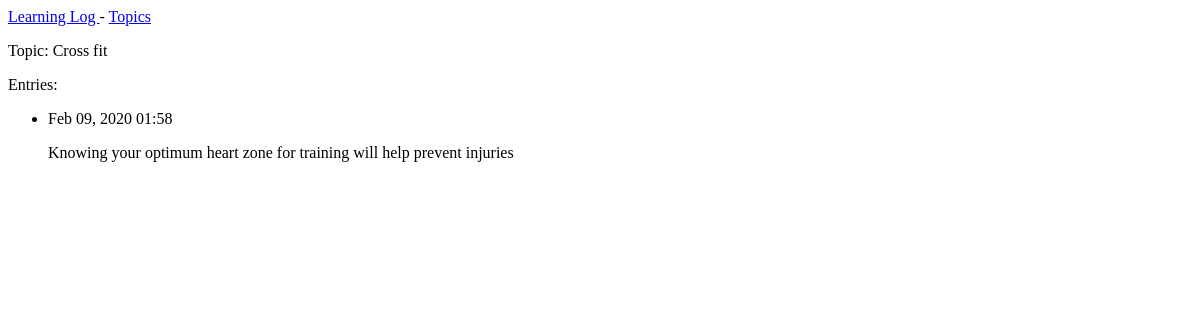
Before: /topics/2/ with the older database file.
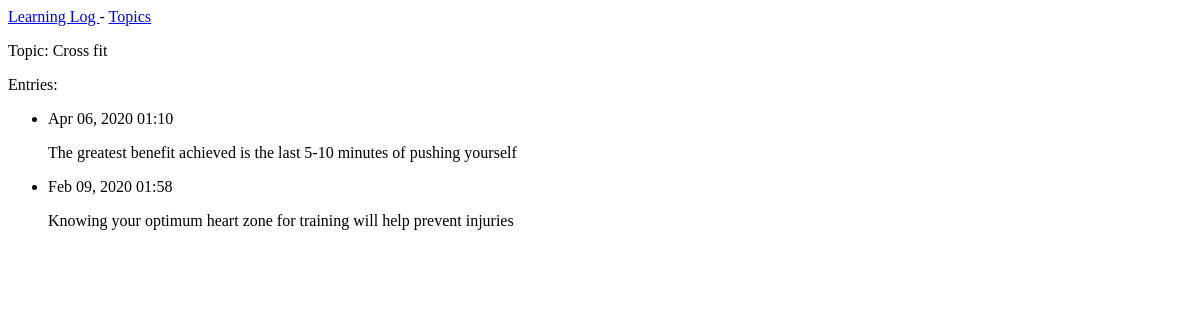
After: the same page with the newer database file.
### learning_logs/models.py (models this page shows, shortened)
class Entry(models.Model): # inherit from Django's base Model class
    topic = models.ForeignKey(Topic,  on_delete=models.CASCADE)  # connects entry to a topic
    text = models.TextField()
    date_added = models.DateTimeField(auto_now_add=True)
    class Meta:
        verbose_name_plural = 'entries'

### learning_logs/views.py (the view)
# urls.py: path('topics/<int:topic_id>/', views.topic, name = 'topic')
def topic(request, topic_id):
    topic = Topic.objects.get(id=topic_id)
    entries = topic.entry_set.order_by('-date_added')
    context = {'topic': topic, 'entries': entries}
    return render(request, 'learning_logs/topic.html', context)

### learning_logs/models.py (called while the page is built)
    def __str__(self):
        return self.text

### learning_logs/templates/learning_logs/topic.html
{% extends 'learning_logs/base.html' %}
{% block content %}
<p> Topic: {{topic}} </p>
<p> Entries: </p>
<ul>
{% for entry in entries %}
    <li>
      <p>{{ entry.date_added|date:'M d, Y H:i' }}</p>
      <p>{{ entry.text|linebreaks }}</p>
    </li>
{% empty %}
    <li> There are no entries for this topic yet </li>
{% endfor %}
</ul>
{% endblock content %}

Changed rows visible on the page:
added Entry: date_added "Apr 06, 2020 01:10", text "The greatest benefit achieved is the last 5-10 minutes of pushing yourself"
